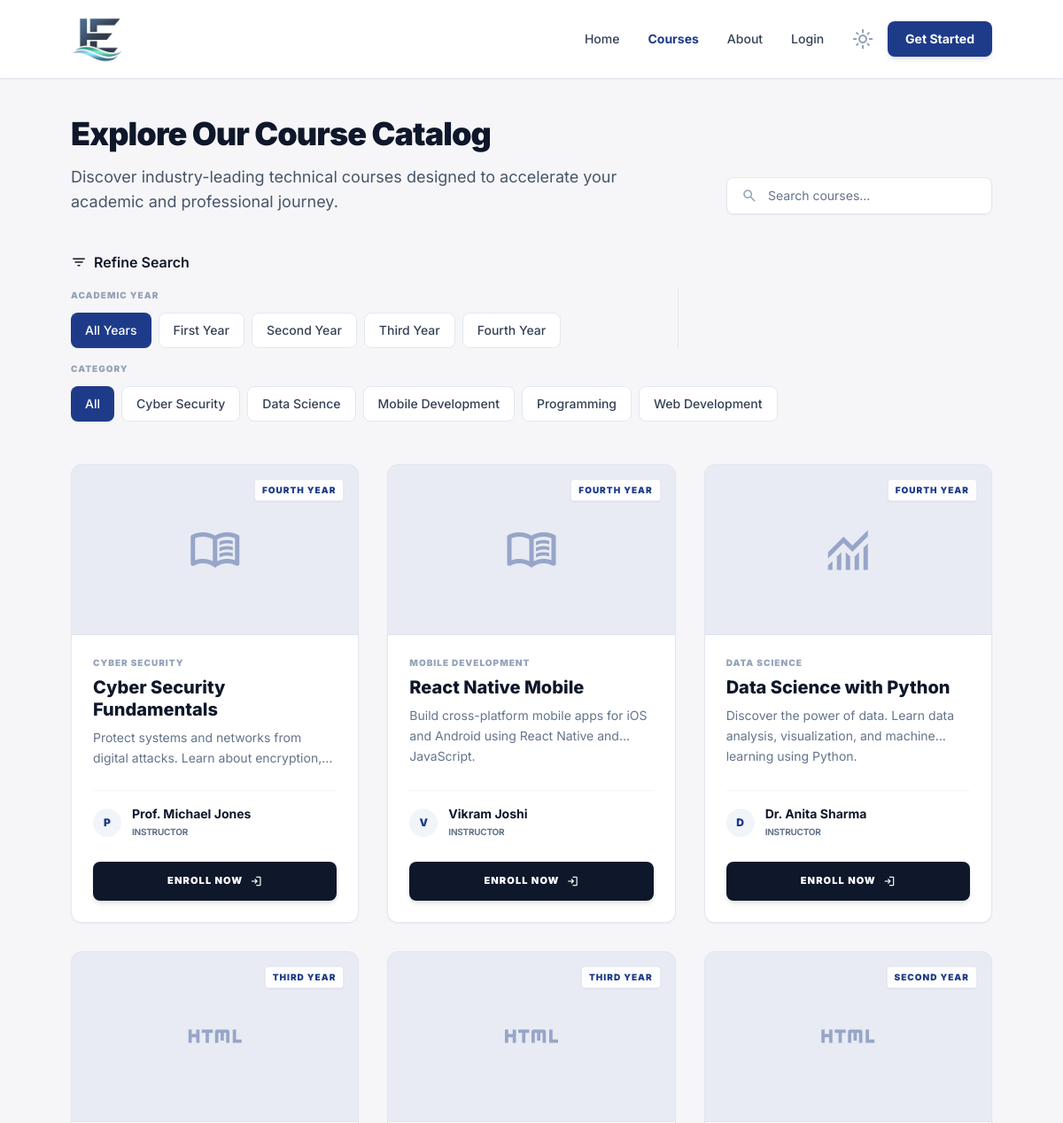
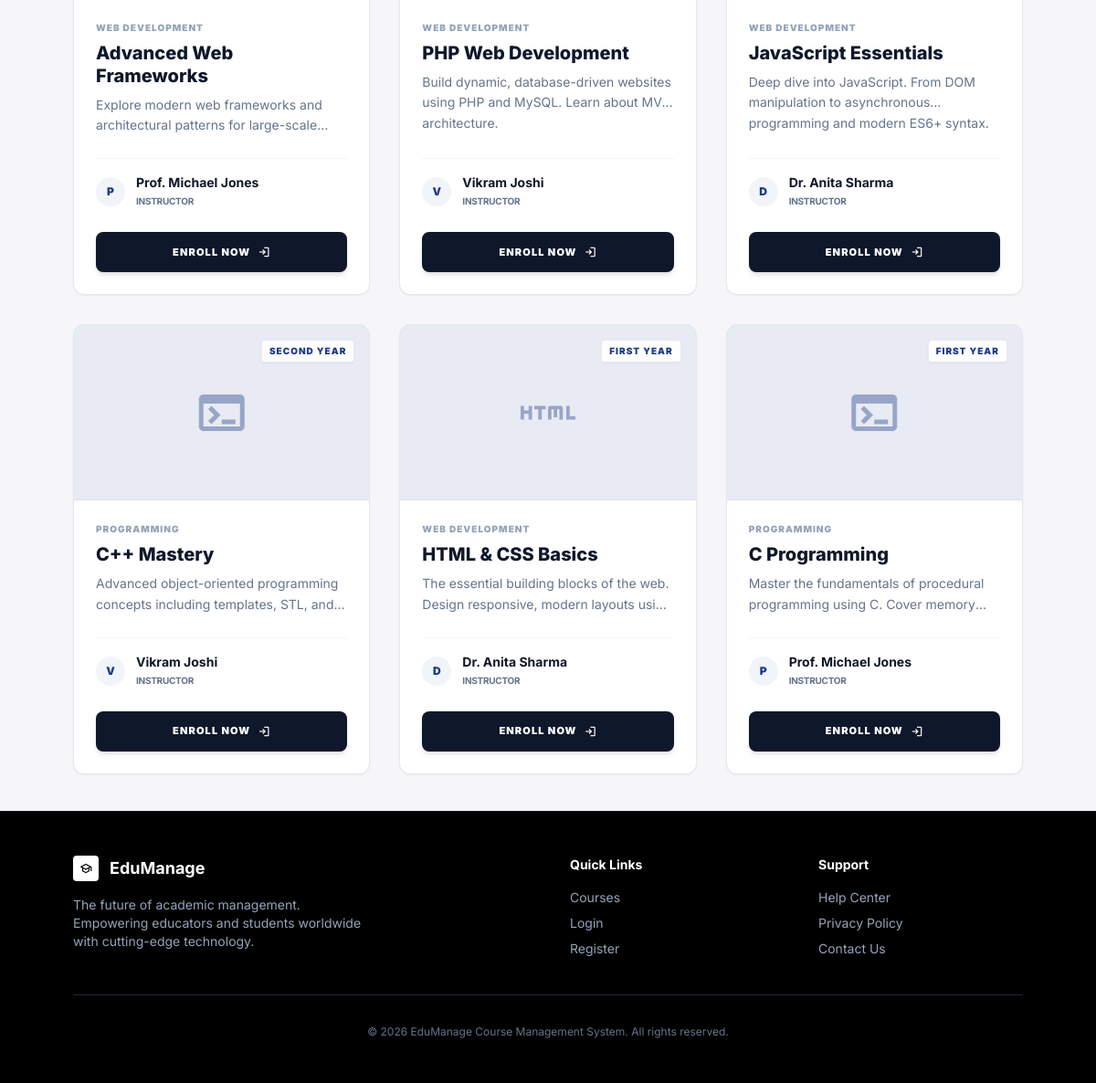
/courses.php, run on the app's committed database (2 pictures, top to bottom).
### tables this page shows
CREATE TABLE IF NOT EXISTS courses (
    id INT AUTO_INCREMENT PRIMARY KEY,
    title VARCHAR(200) NOT NULL,
    description TEXT,
    category VARCHAR(100) DEFAULT NULL,
    academic_year ENUM('First Year','Second Year','Third Year','Fourth Year') DEFAULT 'First Year',
    instructor_id INT DEFAULT NULL,
    status ENUM('active','draft') DEFAULT 'active',
    created_at DATETIME DEFAULT CURRENT_TIMESTAMP,
    FOREIGN KEY (instructor_id) REFERENCES users(id) ON DELETE SET NULL
);

CREATE TABLE IF NOT EXISTS users (
    id INT AUTO_INCREMENT PRIMARY KEY,
    name VARCHAR(150) NOT NULL,
    email VARCHAR(180) NOT NULL UNIQUE,
    password VARCHAR(255) NOT NULL,
    role ENUM('admin', 'instructor', 'student') NOT NULL DEFAULT 'student',
    status ENUM('active', 'inactive') NOT NULL DEFAULT 'active',
    created_at DATETIME DEFAULT CURRENT_TIMESTAMP
);

### config/session.php (called while the page is built, shortened)
<?php
function sanitize($value) {
    return htmlspecialchars(strip_tags(trim($value)), ENT_QUOTES, 'UTF-8');
}

### courses.php (the view, shortened to what this page needs)
<?php
require_once 'config/session.php';
$db = getDB();
$yearFilter     = sanitize($_GET['year'] ?? '');
$categoryFilter = sanitize($_GET['category'] ?? '');
$search         = sanitize($_GET['search'] ?? '');
$conditions = ["c.status='active'"];
$params = [];
$where = $conditions ? 'WHERE '.implode(' AND ',$conditions) : '';
$stmt = $db->prepare("SELECT c.*, u.name AS instructor_name FROM courses c LEFT JOIN users u ON c.instructor_id=u.id $where ORDER BY c.id DESC");
$stmt->execute($params);
$courses = $stmt->fetchAll();
$categories = $db->query("SELECT DISTINCT category FROM courses WHERE category IS NOT NULL AND status='active' ORDER BY category")->fetchAll(PDO::FETCH_COLUMN);
$categoryIcons = [
    'Programming'     => 'terminal',
    'Web Development' => 'html',
    'Data Science'    => 'monitoring',
    'Design'          => 'palette',
    'default'         => 'menu_book',
];
$years = ['First Year','Second Year','Third Year','Fourth Year'];
?>
<!DOCTYPE html>
<html lang="en">
<head>
<script src="https://cdn.tailwindcss.com?plugins=forms,container-queries"></script>
</head>
<body class="bg-background-light dark:bg-background-dark font-display text-slate-900 dark:text-slate-100 min-h-screen flex flex-col">
<header class="flex items-center justify-between whitespace-nowrap border-b border-slate-200 dark:border-slate-800 bg-white dark:bg-slate-900 px-6 lg:px-20 py-4 sticky top-0 z-50 shadow-sm shrink-0">
  <a href="/CMS/index.php" class="flex items-center hover:opacity-80 transition-opacity cursor-pointer">
    <img src="/CMS/assets/images/logo.png" alt="EduStream Logo" class="h-14 w-auto object-contain">
  </a>
  <div class="flex flex-1 justify-end gap-8 items-center">
    <nav class="hidden md:flex items-center gap-8">
      <a class="text-slate-700 dark:text-slate-300 text-sm font-medium hover:text-primary transition-colors" href="/CMS/index.php">Home</a>
      <a class="text-primary text-sm font-bold transition-colors" href="/CMS/courses.php">Courses</a>
      <a class="text-slate-700 dark:text-slate-300 text-sm font-medium hover:text-primary transition-colors" href="/CMS/about.php">About</a>
      <a class="text-slate-700 dark:text-slate-300 text-sm font-medium hover:text-primary transition-colors" href="/CMS/auth/login.php">Login</a>
    </nav>
    <div class="flex items-center gap-4">
      <button onclick="toggleTheme()" title="Toggle Dark Mode" class="flex items-center justify-center">
        <span class="material-symbols-outlined text-slate-400 cursor-pointer hover:text-primary transition-colors">light_mode</span>
      </button>
      <a href="/CMS/auth/login.php?tab=register" class="flex min-w-[110px] cursor-pointer items-center justify-center rounded-lg h-10 px-5 bg-primary text-white text-sm font-bold transition-all hover:bg-primary/90 shadow-md hover:shadow-lg hover:shadow-primary/30">
        Get Started
      </a>
    </div>
  </div>
</header>
<main class="flex-1 px-6 md:px-20 py-10 max-w-[1280px] mx-auto w-full">
  <div class="mb-10 flex flex-col md:flex-row md:items-end justify-between gap-6">
    <div>
      <h1 class="text-slate-900 dark:text-white text-4xl font-black leading-tight tracking-tight mb-3">Explore Our Course Catalog</h1>
      <p class="text-slate-600 dark:text-slate-400 text-lg max-w-2xl">Discover industry-leading technical courses designed to accelerate your academic and professional journey.</p>
    </div>
    <form method="GET" class="w-full md:w-auto min-w-[300px]">
      <div class="flex items-stretch rounded-lg shadow-sm border border-slate-200 dark:border-slate-700 bg-white dark:bg-slate-900 overflow-hidden">
        <div class="text-slate-400 flex items-center justify-center pl-4">
          <span class="material-symbols-outlined text-lg">search</span>
        </div>
        <input name="search" value="<?= htmlspecialchars($search) ?>" class="form-input flex w-full min-w-0 flex-1 border-none bg-transparent focus:ring-0 text-slate-900 dark:text-slate-100 placeholder:text-slate-500 text-sm font-normal py-2.5" placeholder="Search courses..."/>
      </div>
    </form>
  </div>
  <div class="flex flex-col gap-6 mb-12">
    <div class="flex flex-col gap-4">
      <div class="flex items-center gap-2 text-slate-900 dark:text-white font-semibold">
        <span class="material-symbols-outlined text-lg">filter_list</span>
        <span>Refine Search</span>
      </div>
      <div class="flex flex-wrap gap-4">
        <div class="flex flex-wrap gap-2 pr-6 border-r border-slate-200 dark:border-slate-800">
          <span class="text-[10px] font-black text-slate-400 uppercase tracking-widest w-full mb-1">Academic Year</span>
          <a href="?<?= http_build_query(array_merge($_GET,['year'=>''])) ?>" class="flex h-10 items-center justify-center gap-x-2 rounded-lg px-4 shadow-sm text-sm font-medium transition-all <?= !$yearFilter ? 'bg-primary text-white' : 'bg-white dark:bg-slate-800 border border-slate-200 dark:border-slate-700 hover:border-primary text-slate-700 dark:text-slate-300' ?>">All Years</a>
          <?php foreach ($years as $y): ?>
          <a href="?<?= http_build_query(array_merge($_GET,['year'=>$y])) ?>" class="flex h-10 items-center justify-center gap-x-2 rounded-lg px-4 text-sm font-medium transition-all <?= $yearFilter===$y ? 'bg-primary text-white shadow-sm' : 'bg-white dark:bg-slate-800 border border-slate-200 dark:border-slate-700 hover:border-primary text-slate-700 dark:text-slate-300' ?>"><?= $y ?></a>
          <?php endforeach; ?>
        </div>
        <?php if (!empty($categories)): ?>
        <div class="flex flex-wrap gap-2">
          <span class="text-[10px] font-black text-slate-400 uppercase tracking-widest w-full mb-1">Category</span>
          <a href="?<?= http_build_query(array_merge($_GET,['category'=>''])) ?>" class="flex h-10 items-center justify-center gap-x-2 rounded-lg px-4 text-sm font-medium transition-all <?= !$categoryFilter ? 'bg-primary text-white shadow-sm' : 'bg-white dark:bg-slate-800 border border-slate-200 dark:border-slate-700 hover:border-primary text-slate-700 dark:text-slate-300' ?>">All</a>
          <?php foreach ($categories as $cat): ?>
          <a href="?<?= http_build_query(array_merge($_GET,['category'=>$cat])) ?>" class="flex h-10 items-center justify-center gap-x-2 rounded-lg px-4 text-sm font-medium transition-all <?= $categoryFilter===$cat ? 'bg-primary text-white shadow-sm' : 'bg-white dark:bg-slate-800 border border-slate-200 dark:border-slate-700 hover:border-primary text-slate-700 dark:text-slate-300' ?>"><?= htmlspecialchars($cat) ?></a>
          <?php endforeach; ?>
        </div>
        <?php endif; ?>
      </div>
    </div>
  </div>
  <div class="grid grid-cols-1 md:grid-cols-2 lg:grid-cols-3 gap-8">
    <?php if (empty($courses)): ?>
      <div class="col-span-full py-20 text-center">
        <span class="material-symbols-outlined text-6xl text-slate-300 dark:text-slate-700 mb-4 block">search_off</span>
        <h3 class="text-xl font-bold text-slate-900 dark:text-white mb-2">No courses found</h3>
        <p class="text-slate-500">Try adjusting your filters or search query.</p>
        <a href="courses.php" class="mt-4 inline-block text-primary font-semibold hover:underline">Clear all filters</a>
      </div>
    <?php else: ?>
      <?php foreach ($courses as $c):
        $icon = $categoryIcons[$c['category'] ?? ''] ?? $categoryIcons['default'];
      ?>
      <div class="flex flex-col overflow-hidden rounded-xl border border-slate-200 dark:border-slate-800 bg-white dark:bg-slate-900 shadow-sm hover:shadow-lg transition-all group">
        <div class="h-48 w-full bg-primary/10 flex items-center justify-center relative border-b border-primary/5 overflow-hidden">
          <?php if (!empty($c['image'])): ?>
          <img src="/CMS/<?= htmlspecialchars($c['image']) ?>" alt="<?= htmlspecialchars($c['title']) ?>" class="w-full h-full object-cover group-hover:scale-110 transition-transform duration-500">
          <?php else: ?>
          <span class="material-symbols-outlined text-6xl text-primary/40 group-hover:scale-110 transition-transform"><?= $icon ?></span>
          <?php endif; ?>
          <div class="absolute top-4 right-4 bg-white/95 dark:bg-slate-900/95 px-2 py-1 rounded text-[10px] font-black text-primary uppercase shadow-sm tracking-widest border border-primary/10"><?= htmlspecialchars($c['academic_year']) ?></div>
        </div>
        <div class="p-6 flex flex-col flex-1">
          <div class="flex items-center gap-2 mb-2">
            <span class="text-[10px] font-black text-slate-400 uppercase tracking-widest"><?= htmlspecialchars($c['category'] ?? 'General') ?></span>
          </div>
          <h3 class="text-xl font-extrabold text-slate-900 dark:text-white mb-2 leading-tight group-hover:text-primary transition-colors"><?= htmlspecialchars($c['title']) ?></h3>
          <p class="text-slate-500 text-sm mb-6 flex-1 line-clamp-2 leading-relaxed"><?= htmlspecialchars($c['description'] ?? 'Unlock your potential with this comprehensive course.') ?></p>
          <div class="flex items-center gap-3 mb-6 pt-4 border-t border-slate-100 dark:border-slate-800">
            <div class="size-8 rounded-full bg-slate-100 dark:bg-slate-800 flex items-center justify-center text-primary font-black text-[12px]">
               <?= strtoupper(substr($c['instructor_name']??'A',0,1)) ?>
            </div>
            <div class="text-sm min-w-0">
              <p class="font-bold text-slate-900 dark:text-white truncate"><?= htmlspecialchars($c['instructor_name'] ?? 'EduManage Expert') ?></p>
              <p class="text-slate-500 text-[10px] uppercase font-bold tracking-tight">Instructor</p>
            </div>
          </div>
          <a href="/CMS/auth/login.php?tab=login&redirect=enroll" class="w-full bg-slate-900 dark:bg-slate-800 text-white dark:text-slate-200 py-3 rounded-lg font-black text-[11px] uppercase tracking-widest hover:bg-primary transition-all shadow-md flex items-center justify-center gap-2">
            Enroll Now <span class="material-symbols-outlined text-sm">login</span>
          </a>
        </div>
      </div>
      <?php endforeach; ?>
    <?php endif; ?>
  </div>
</main>
<footer class="bg-black border-t border-slate-900 px-6 lg:px-20 py-12 text-white shrink-0 mt-auto">
  <div class="max-w-[1280px] mx-auto grid md:grid-cols-4 gap-12">
    <div class="flex flex-col gap-4 col-span-1 md:col-span-2">
      <div class="flex items-center gap-3 text-white">
        <div class="size-7 bg-white rounded flex items-center justify-center text-black">
          <span class="material-symbols-outlined text-sm">school</span>
        </div>
        <h2 class="text-white text-lg font-bold">EduManage</h2>
      </div>
      <p class="text-slate-400 text-sm max-w-xs">The future of academic management. Empowering educators and students worldwide with cutting-edge technology.</p>
    </div>
    <div class="flex flex-col gap-4">
      <h4 class="text-white font-bold text-sm">Quick Links</h4>
      <nav class="flex flex-col gap-2">
        <a class="text-slate-400 text-sm hover:text-white transition-colors" href="/CMS/courses.php">Courses</a>
        <a class="text-slate-400 text-sm hover:text-white transition-colors" href="/CMS/auth/login.php">Login</a>
        <a class="text-slate-400 text-sm hover:text-white transition-colors" href="/CMS/auth/login.php?tab=register">Register</a>
      </nav>
    </div>
    <div class="flex flex-col gap-4">
      <h4 class="text-white font-bold text-sm">Support</h4>
      <nav class="flex flex-col gap-2">
        <a class="text-slate-400 text-sm hover:text-white transition-colors" href="/CMS/help_center.php">Help Center</a>
        <a class="text-slate-400 text-sm hover:text-white transition-colors" href="/CMS/privacy.php">Privacy Policy</a>
        <a class="text-slate-400 text-sm hover:text-white transition-colors" href="/CMS/contact.php">Contact Us</a>
      </nav>
    </div>
  </div>
  <div class="max-w-[1280px] mx-auto mt-10 pt-8 border-t border-slate-800 text-center">
    <p class="text-slate-500 text-xs">© <?= date('Y') ?> EduManage Course Management System. All rights reserved.</p>
  </div>
</footer>
</body>
</html>

### courses.php (style rules this page uses)
body { font-family:'Inter',sans-serif; }
.material-symbols-outlined { font-variation-settings:'FILL' 0,'wght' 400,'GRAD' 0,'opsz' 24; }

### data on the page
courses: academic_year "FOURTH YEAR", category "CYBER SECURITY", title "Cyber Security Fundamentals", description "Protect systems and networks from digital attacks. Learn about…", instructor.name "P", instructor.name "Prof. Michael Jones"
courses: academic_year "FOURTH YEAR", category "MOBILE DEVELOPMENT", title "React Native Mobile", description "Build cross-platform mobile apps for iOS and Android using React Native and JavaScript.", instructor.name "V", instructor.name "Vikram Joshi"
courses: academic_year "FOURTH YEAR", category "DATA SCIENCE", title "Data Science with Python", description "Discover the power of data. Learn data analysis, visualization, and machine learning using Python.", instructor.name "D", instructor.name "Dr. Anita Sharma"
courses: academic_year "THIRD YEAR", category "WEB DEVELOPMENT", title "Advanced Web Frameworks", description "Explore modern web frameworks and architectural patterns for…", instructor.name "P", instructor.name "Prof. Michael Jones"
courses: academic_year "THIRD YEAR", category "WEB DEVELOPMENT", title "PHP Web Development", description "Build dynamic, database-driven websites using PHP and MySQL. Learn about MVC architecture.", instructor.name "V", instructor.name "Vikram Joshi"
courses: academic_year "SECOND YEAR", category "WEB DEVELOPMENT", title "JavaScript Essentials", description "Deep dive into JavaScript. From DOM manipulation to asynchronous programming and modern ES6+ syntax.", instructor.name "D", instructor.name "Dr. Anita Sharma"
courses: academic_year "SECOND YEAR", category "PROGRAMMING", title "C++ Mastery", description "Advanced object-oriented programming concepts including templates, STL,…", instructor.name "V", instructor.name "Vikram Joshi"
courses: academic_year "FIRST YEAR", category "WEB DEVELOPMENT", title "HTML & CSS Basics", description "The essential building blocks of the web. Design responsive, modern layouts…", instructor.name "D", instructor.name "Dr. Anita Sharma"
courses: academic_year "FIRST YEAR", category "PROGRAMMING", title "C Programming", description "Master the fundamentals of procedural programming using C. Cover…", instructor.name "P", instructor.name "Prof. Michael Jones"

### other printed values
$y "First Year"
$y "Second Year"
$y "Third Year"
$y "Fourth Year"
$cat "Cyber Security"
$cat "Data Science"
$cat "Mobile Development"
$cat "Programming"
$cat "Web Development"
